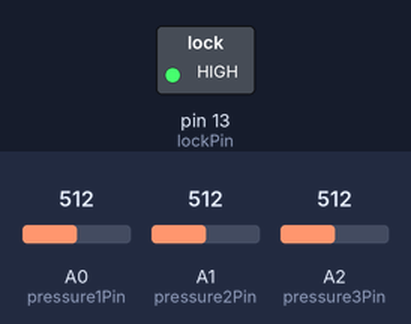
A sketch run on a simulated Arduino Uno, built with avr-gcc and run on an emulated ATmega328P. Shown: switched loads named in the sketch (green lamp = pin HIGH). The inputs (shaded band) are chosen by the test bench; at power-on: A0 (pressure1Pin) = 512, A1 (pressure2Pin) = 512, A2 (pressure3Pin) = 512. What the sketch prints to the serial monitor is not drawn.

Above: at 0.1 s.
Timing chart, 0 to 1.6 s (numbered marks = the images above):
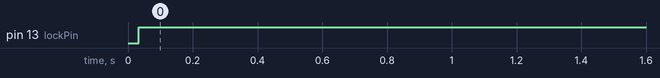

Measured:
- by itself, pin 13 (lockPin): LOW → HIGH at 0.03 s

The sketch:

pressure.ino
```cpp
const int pressure1Pin = A0;
const int pressure2Pin = A1;
const int pressure3Pin = A2;

const int lockPin = 13;

const int pressure1Target = 2;
const int pressure2Target = 4;
const int pressure3Target = 9;

const int analogPsi[] = {
//  analog     psi
    108,    // 1
    117,    // 2
    126,    // 3
    135,    // 4
    143,    // 5
    151,    // 6
    160,    // 7
    169,    // 8
    177,    // 9
    185,    // 10
    194,    // 11
    203,    // 12
    212,    // 13
    221,    // 14
};

void setup() {
  Serial.begin(9600);

  pinMode(lockPin, OUTPUT);
}

void loop() {
  int a1 = analogRead(pressure1Pin);
  int p1 = psiFromAnalog(a1);

  int a2 = analogRead(pressure2Pin);
  int p2 = psiFromAnalog(a2);

  int a3 = analogRead(pressure3Pin);
  int p3 = psiFromAnalog(a3);

  Serial.println("Pressure 1: " + (String) p1 + "psi; analog: " + (String) a1);
  Serial.println("Pressure 2: " + (String) p2 + "psi; analog: " + (String) a2);
  Serial.println("Pressure 3: " + (String) p3 + "psi; analog: " + (String) a3);

  digitalWrite(lockPin, p1 == pressure1Target && p2 == pressure2Target && p3 == pressure3Target ? LOW : HIGH);

  delay(400);
}

int psiFromAnalog(int analogReading) {
  int i = 0;
  for (; i < (sizeof(analogPsi) / sizeof(analogPsi[0])) && analogPsi[i] <= analogReading; i++);
  return i;
}
```
